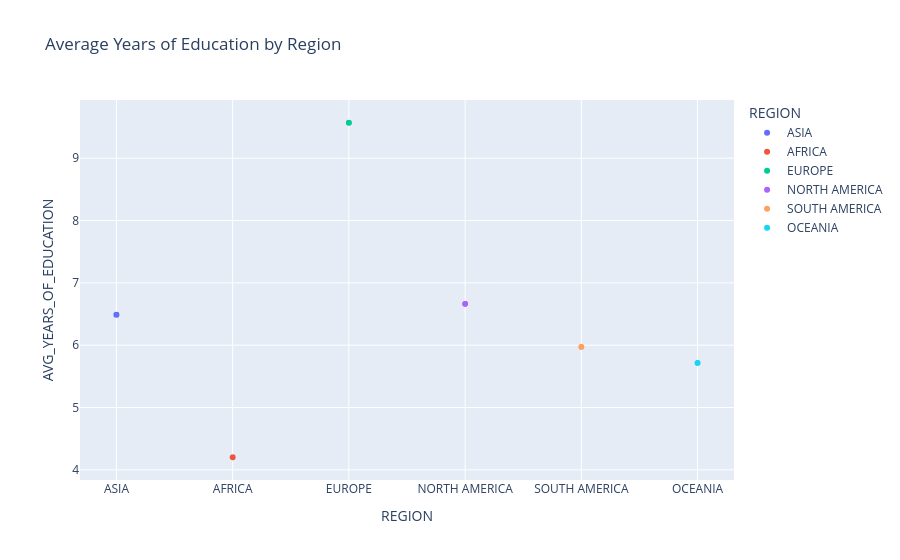

This figure's notebook cell:
### Code cell
fig = px.scatter(df_avg, x='REGION', y='AVG_YEARS_OF_EDUCATION', color='REGION',
             title='Average Years of Education by Region')
fig.show()

### Figure 1 — Plotly figure (JSON) as saved in the notebook; plotly's stock layout.template omitted (floating-point values rounded to 4 significant figures; data arrays with more than 128 entries replaced by an {"elided": "..."} marker saying what was removed)
{"data": [{"hovertemplate": "REGION=%{x}<br>AVG_YEARS_OF_EDUCATION=%{y}<extra></extra>", "legendgroup": "ASIA", "marker": {"color": "#636efa", "symbol": "circle"}, "mode": "markers", "name": "ASIA", "showlegend": true, "type": "scattergl", "x": {"elided": "1644 str values"}, "xaxis": "x", "y": {"elided": "1644 float values"}, "yaxis": "y"}, {"hovertemplate": "REGION=%{x}<br>AVG_YEARS_OF_EDUCATION=%{y}<extra></extra>", "legendgroup": "AFRICA", "marker": {"color": "#EF553B", "symbol": "circle"}, "mode": "markers", "name": "AFRICA", "showlegend": true, "type": "scattergl", "x": {"elided": "1814 str values"}, "xaxis": "x", "y": {"elided": "1814 float values"}, "yaxis": "y"}, {"hovertemplate": "REGION=%{x}<br>AVG_YEARS_OF_EDUCATION=%{y}<extra></extra>", "legendgroup": "EUROPE", "marker": {"color": "#00cc96", "symbol": "circle"}, "mode": "markers", "name": "EUROPE", "showlegend": true, "type": "scattergl", "x": {"elided": "1486 str values"}, "xaxis": "x", "y": {"elided": "1486 float values"}, "yaxis": "y"}, {"hovertemplate": "REGION=%{x}<br>AVG_YEARS_OF_EDUCATION=%{y}<extra></extra>", "legendgroup": "NORTH AMERICA", "marker": {"color": "#ab63fa", "symbol": "circle"}, "mode": "markers", "name": "NORTH AMERICA", "showlegend": true, "type": "scattergl", "x": {"elided": "1017 str values"}, "xaxis": "x", "y": {"elided": "1017 float values"}, "yaxis": "y"}, {"hovertemplate": "REGION=%{x}<br>AVG_YEARS_OF_EDUCATION=%{y}<extra></extra>", "legendgroup": "SOUTH AMERICA", "marker": {"color": "#FFA15A", "symbol": "circle"}, "mode": "markers", "name": "SOUTH AMERICA", "showlegend": true, "type": "scattergl", "x": {"elided": "397 str values"}, "xaxis": "x", "y": {"elided": "397 float values"}, "yaxis": "y"}, {"hovertemplate": "REGION=%{x}<br>AVG_YEARS_OF_EDUCATION=%{y}<extra></extra>", "legendgroup": "OCEANIA", "marker": {"color": "#19d3f3", "symbol": "circle"}, "mode": "markers", "name": "OCEANIA", "showlegend": true, "type": "scattergl", "x": {"elided": "489 str values"}, "xaxis": "x", "y": {"elided": "489 float values"}, "yaxis": "y"}], "layout": {"legend": {"title": {"text": "REGION"}, "tracegroupgap": 0}, "title": {"text": "Average Years of Education by Region"}, "xaxis": {"anchor": "y", "categoryarray": ["ASIA", "AFRICA", "EUROPE", "NORTH AMERICA", "SOUTH AMERICA", "OCEANIA"], "categoryorder": "array", "domain": [0, 1], "title": {"text": "REGION"}}, "yaxis": {"anchor": "x", "domain": [0, 1], "title": {"text": "AVG_YEARS_OF_EDUCATION"}}}}
